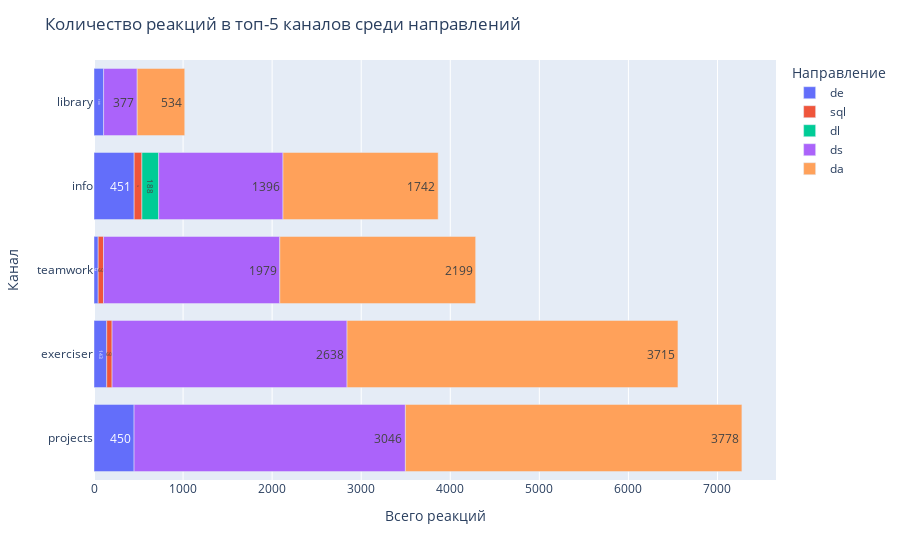

Write notebook code for a chart like this one.
### Markdown cell above
#### Посмотрим на топ-5 каналов по количеству реакций в разрезе направлений обучения

### Code cell
# строим столбчатую диаграмму
fig = px.bar(channel_course_reactions.sort_values(by='total_reactions', ascending=True),
             x='total_reactions',
             y='channel',
             color='course',
             text='total_reactions'
            )
fig.update_yaxes(categoryorder='total descending')
# оформляем график
fig.update_layout(title='Количество реакций в топ-5 каналов среди направлений',
                   xaxis_title='Всего реакций',
                   yaxis_title='Канал',
                 legend_title='Направление')
fig.show()

### Figure 1 — Plotly figure (JSON) as saved in the notebook; plotly's stock layout.template omitted (floating-point values rounded to 4 significant figures)
{"data": [{"alignmentgroup": "True", "hovertemplate": "course=de<br>total_reactions=%{text}<br>channel=%{y}<extra></extra>", "legendgroup": "de", "marker": {"color": "#636efa", "pattern": {"shape": ""}}, "name": "de", "offsetgroup": "de", "orientation": "h", "showlegend": true, "text": [47, 108, 143, 450, 451], "textposition": "auto", "type": "bar", "x": [47, 108, 143, 450, 451], "xaxis": "x", "y": ["teamwork", "library", "exerciser", "projects", "info"], "yaxis": "y"}, {"alignmentgroup": "True", "hovertemplate": "course=sql<br>total_reactions=%{text}<br>channel=%{y}<extra></extra>", "legendgroup": "sql", "marker": {"color": "#EF553B", "pattern": {"shape": ""}}, "name": "sql", "offsetgroup": "sql", "orientation": "h", "showlegend": true, "text": [60, 60, 87], "textposition": "auto", "type": "bar", "x": [60, 60, 87], "xaxis": "x", "y": ["teamwork", "exerciser", "info"], "yaxis": "y"}, {"alignmentgroup": "True", "hovertemplate": "course=dl<br>total_reactions=%{text}<br>channel=%{y}<extra></extra>", "legendgroup": "dl", "marker": {"color": "#00cc96", "pattern": {"shape": ""}}, "name": "dl", "offsetgroup": "dl", "orientation": "h", "showlegend": true, "text": [188], "textposition": "auto", "type": "bar", "x": [188], "xaxis": "x", "y": ["info"], "yaxis": "y"}, {"alignmentgroup": "True", "hovertemplate": "course=ds<br>total_reactions=%{text}<br>channel=%{y}<extra></extra>", "legendgroup": "ds", "marker": {"color": "#ab63fa", "pattern": {"shape": ""}}, "name": "ds", "offsetgroup": "ds", "orientation": "h", "showlegend": true, "text": [377, 1396, 1979, 2638, 3046], "textposition": "auto", "type": "bar", "x": [377, 1396, 1979, 2638, 3046], "xaxis": "x", "y": ["library", "info", "teamwork", "exerciser", "projects"], "yaxis": "y"}, {"alignmentgroup": "True", "hovertemplate": "course=da<br>total_reactions=%{text}<br>channel=%{y}<extra></extra>", "legendgroup": "da", "marker": {"color": "#FFA15A", "pattern": {"shape": ""}}, "name": "da", "offsetgroup": "da", "orientation": "h", "showlegend": true, "text": [534, 1742, 2199, 3715, 3778], "textposition": "auto", "type": "bar", "x": [534, 1742, 2199, 3715, 3778], "xaxis": "x", "y": ["library", "info", "teamwork", "exerciser", "projects"], "yaxis": "y"}], "layout": {"autosize": true, "barmode": "relative", "legend": {"title": {"text": "Направление"}, "tracegroupgap": 0}, "margin": {"t": 60}, "title": {"text": "Количество реакций в топ-5 каналов среди направлений"}, "xaxis": {"anchor": "y", "autorange": true, "domain": [0, 1], "range": [0, 7657.0], "title": {"text": "Всего реакций"}, "type": "linear"}, "yaxis": {"anchor": "x", "autorange": true, "categoryorder": "total descending", "domain": [0, 1], "range": [-0.5, 4.5], "title": {"text": "Канал"}, "type": "category"}}}
